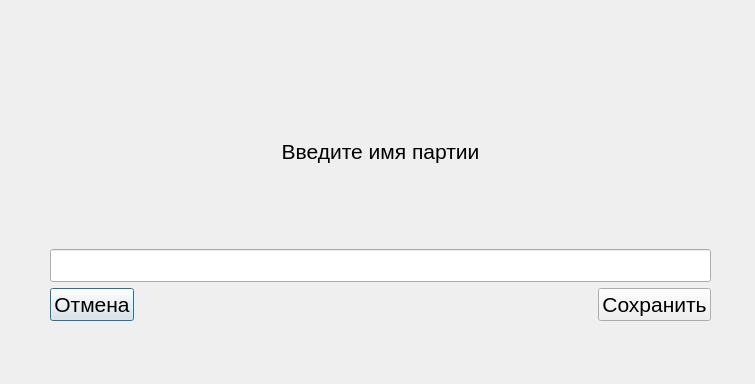
<?xml version="1.0" encoding="UTF-8"?>
<ui version="4.0">
 <class>SaveGameDialog</class>
 <widget class="QDialog" name="SaveGameDialog">
  <property name="geometry">
   <rect>
    <x>0</x>
    <y>0</y>
    <width>755</width>
    <height>384</height>
   </rect>
  </property>
  <property name="windowTitle">
   <string>Сохранение партии</string>
  </property>
  <widget class="QWidget" name="layoutWidget">
   <property name="geometry">
    <rect>
     <x>50</x>
     <y>60</y>
     <width>661</width>
     <height>261</height>
    </rect>
   </property>
   <layout class="QVBoxLayout" name="verticalLayout">
    <item>
     <widget class="QLabel" name="label">
      <property name="font">
       <font>
        <pointsize>16</pointsize>
       </font>
      </property>
      <property name="text">
       <string>Введите имя партии</string>
      </property>
      <property name="alignment">
       <set>Qt::AlignmentFlag::AlignCenter</set>
      </property>
     </widget>
    </item>
    <item>
     <widget class="QLineEdit" name="name">
      <property name="font">
       <font>
        <pointsize>16</pointsize>
       </font>
      </property>
     </widget>
    </item>
    <item>
     <layout class="QHBoxLayout" name="horizontalLayout">
      <item>
       <widget class="QPushButton" name="cancel">
        <property name="font">
         <font>
          <pointsize>16</pointsize>
         </font>
        </property>
        <property name="text">
         <string>Отмена</string>
        </property>
       </widget>
      </item>
      <item>
       <spacer name="horizontalSpacer">
        <property name="orientation">
         <enum>Qt::Orientation::Horizontal</enum>
        </property>
        <property name="sizeHint" stdset="0">
         <size>
          <width>40</width>
          <height>20</height>
         </size>
        </property>
       </spacer>
      </item>
      <item>
       <widget class="QPushButton" name="save">
        <property name="font">
         <font>
          <pointsize>16</pointsize>
         </font>
        </property>
        <property name="text">
         <string>Сохранить</string>
        </property>
       </widget>
      </item>
     </layout>
    </item>
   </layout>
  </widget>
 </widget>
 <resources/>
 <connections/>
</ui>
